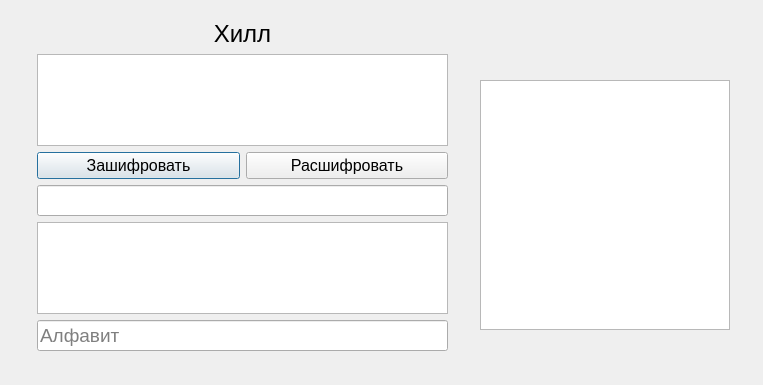
<?xml version="1.0" encoding="UTF-8"?>
<ui version="4.0">
 <class>Hill</class>
 <widget class="QDialog" name="Hill">
  <property name="geometry">
   <rect>
    <x>0</x>
    <y>0</y>
    <width>763</width>
    <height>385</height>
   </rect>
  </property>
  <property name="windowTitle">
   <string>Hill</string>
  </property>
  <widget class="QWidget" name="layoutWidget">
   <property name="geometry">
    <rect>
     <x>37</x>
     <y>20</y>
     <width>411</width>
     <height>331</height>
    </rect>
   </property>
   <layout class="QVBoxLayout" name="verticalLayout">
    <item>
     <widget class="QLabel" name="cypherName">
      <property name="font">
       <font>
        <pointsize>18</pointsize>
       </font>
      </property>
      <property name="text">
       <string>Хилл</string>
      </property>
      <property name="alignment">
       <set>Qt::AlignCenter</set>
      </property>
     </widget>
    </item>
    <item>
     <widget class="QTextEdit" name="input">
      <property name="font">
       <font>
        <pointsize>14</pointsize>
       </font>
      </property>
     </widget>
    </item>
    <item>
     <layout class="QHBoxLayout" name="horizontalLayout">
      <item>
       <widget class="QPushButton" name="encrypt">
        <property name="font">
         <font>
          <pointsize>12</pointsize>
         </font>
        </property>
        <property name="text">
         <string>Зашифровать</string>
        </property>
       </widget>
      </item>
      <item>
       <widget class="QPushButton" name="decrypt">
        <property name="font">
         <font>
          <pointsize>12</pointsize>
         </font>
        </property>
        <property name="text">
         <string>Расшифровать</string>
        </property>
       </widget>
      </item>
     </layout>
    </item>
    <item>
     <widget class="QLineEdit" name="key">
      <property name="font">
       <font>
        <pointsize>14</pointsize>
       </font>
      </property>
      <property name="clearButtonEnabled">
       <bool>false</bool>
      </property>
     </widget>
    </item>
    <item>
     <widget class="QTextEdit" name="output">
      <property name="font">
       <font>
        <pointsize>14</pointsize>
       </font>
      </property>
      <property name="readOnly">
       <bool>true</bool>
      </property>
     </widget>
    </item>
    <item>
     <widget class="QLineEdit" name="alphabet">
      <property name="font">
       <font>
        <pointsize>14</pointsize>
       </font>
      </property>
      <property name="placeholderText">
       <string>Алфавит</string>
      </property>
     </widget>
    </item>
   </layout>
  </widget>
  <widget class="QTableWidget" name="key_matrix">
   <property name="geometry">
    <rect>
     <x>480</x>
     <y>80</y>
     <width>250</width>
     <height>250</height>
    </rect>
   </property>
  </widget>
  <widget class="QLabel" name="message">
   <property name="geometry">
    <rect>
     <x>486</x>
     <y>50</y>
     <width>241</width>
     <height>20</height>
    </rect>
   </property>
   <property name="font">
    <font>
     <pointsize>14</pointsize>
    </font>
   </property>
   <property name="text">
    <string/>
   </property>
   <property name="alignment">
    <set>Qt::AlignCenter</set>
   </property>
  </widget>
 </widget>
 <resources/>
 <connections/>
</ui>
